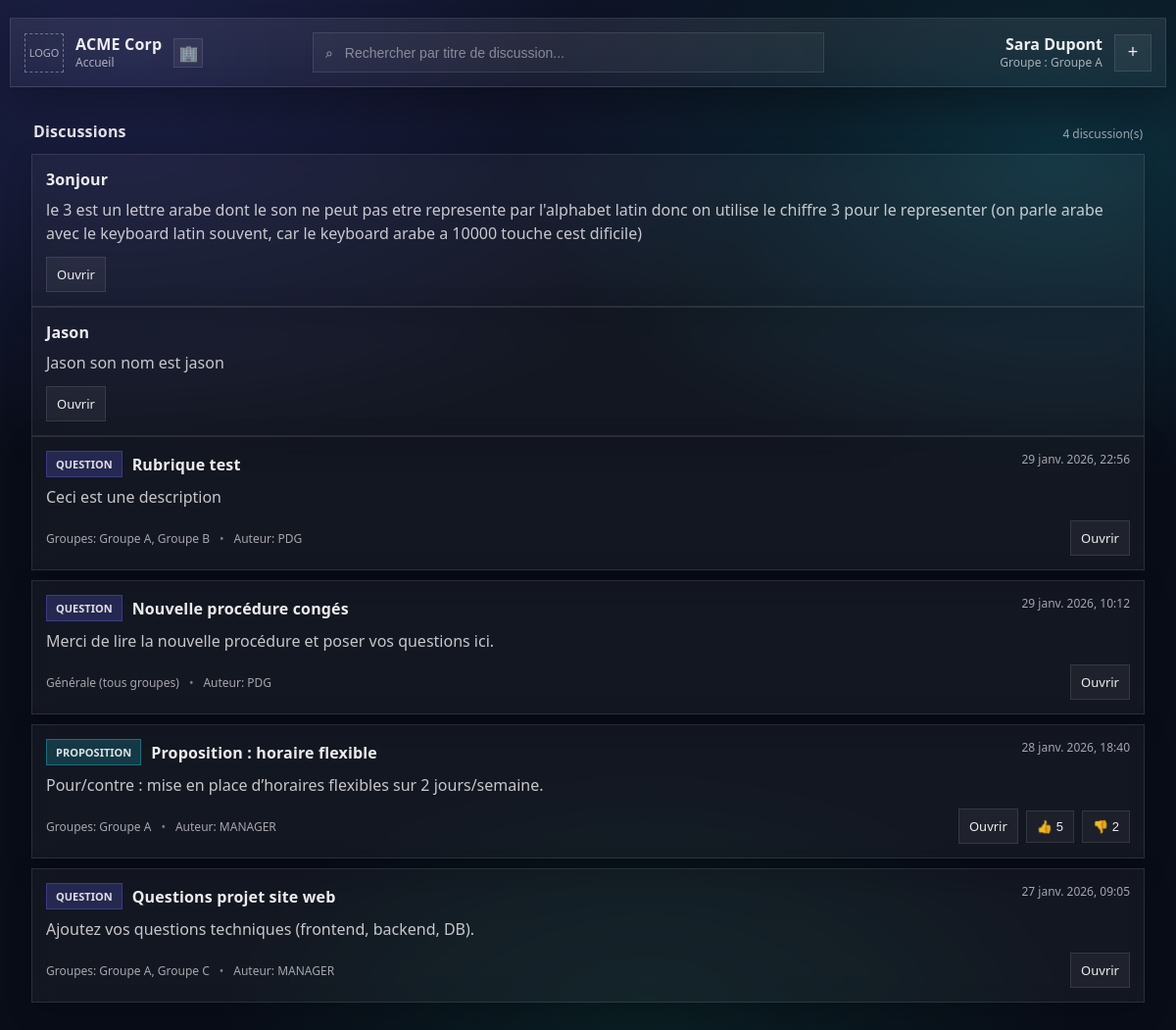
Before: / with the older database file.
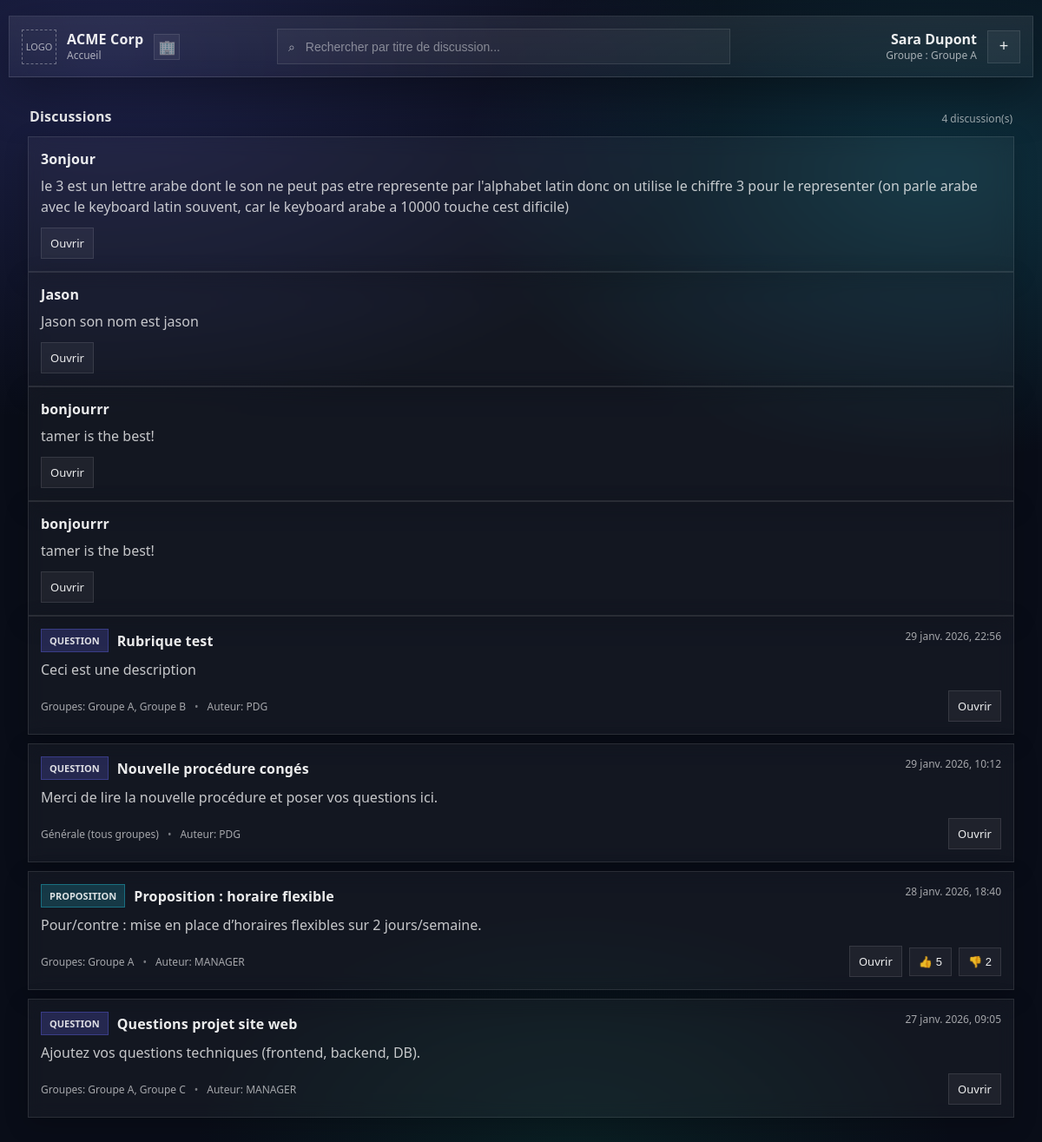
After: the same page with the newer database file.
### tables this page shows
CREATE TABLE Discussions(
                id_discussion INTEGER NOT NULL PRIMARY KEY AUTOINCREMENT,
                id_c INTEGER NOT NULL,
                title TEXT NOT NULL,
                content TEXT NOT NULL,
                FOREIGN KEY(id_c) REFERENCES Client(id_client)
                );

### app.py (the view)
@app.route("/")
def home():
    result = select_all_discussions()
    discussions=[]
    for row in result:
        discussions.append([row[2],row[3],str(row[0])])
    print(discussions)
    return render_template("homepage.html", discussions=discussions)

### bdd.py (called while the page is built)
def get_db():
    if "db" not in g:
        g.db = sqlite3.connect(db_file)
        g.db.row_factory = sqlite3.Row
    return g.db

def select_all_discussions():
    data = get_db()
    sql = data.cursor()
    command = """SELECT * FROM Discussions;
            """
    sql.execute(command)
    result = sql.fetchall()
    return result

### templates/homepage.html (shortened to what this page needs)
<!DOCTYPE html>
<html lang="fr">
<head>
  <link rel="stylesheet" href="{{ url_for('static', filename='homepage.css') }}" />
</head>
<body>
  <header class="topbar">
    <div class="topbar-left">
      <div id="logo-slot" class="logo-slot" aria-label="Emplacement logo">LOGO</div>
      <div class="company">
        <div id="companyName" class="company-name">NomEntreprise</div>
        <div class="company-sub">Accueil</div>
      </div>
      <div class="company-mark" aria-hidden="true">🏢</div>
    </div>
    <div class="topbar-center">
      <div class="search">
        <span class="search-icon" aria-hidden="true">⌕</span>
        <input
          id="searchInput"
          type="search"
          placeholder="Rechercher par titre de discussion..."
          aria-label="Rechercher"
        />
      </div>
    </div>
    <div class="topbar-right">
      <div class="user">
        <div id="userFullName" class="user-name">Prénom Nom</div>
        <div id="userGroup" class="user-group">Groupe : ...</div>
      </div>
      <button id="addDiscussionBtn" commandfor='newDiscussion'command="show-modal" class="icon-btn" title="Ajouter une discussion" style="display:none;">
        +
      </button>
    </div>
  </header>
  <main class="container">
    <section class="section">
      <div class="section-head">
        <h2>Discussions</h2>
        <div id="countInfo" class="muted">0 discussion(s)
        </div>
      </div>
      {% for discussion in discussions %}
       <div class="card">
              <div class="card-top">
                <div class="card-title">
                  <span class="title-text">{{discussion[0]}}</span>
                </div>
              </div>
          <div class="card-desc">{{discussion[1]}}</div>
          <div class="card-bottom">
            <div class="card-actions">
              <a class="btn" href="/main/{{discussion[2]}}">Ouvrir</a>
            </div>
          </div>
       </div>
      {% endfor %}
      <div id="discussionsList" class="list">
      </div>
    </section>
  </main>
</body>
</html>

Changed rows visible on the page:
added Discussions: title "bonjourrr", content "tamer is the best!"
added Discussions: title "bonjourrr", content "tamer is the best!"
